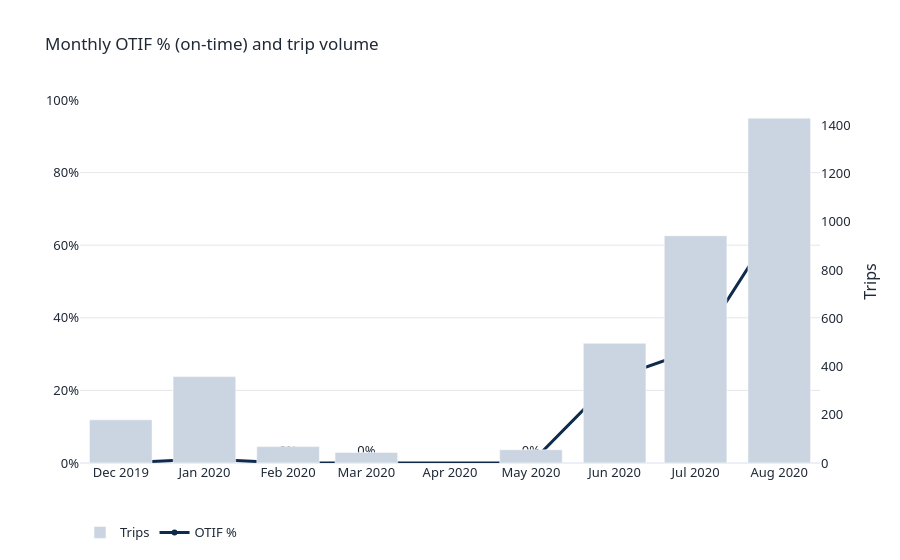

The cell this chart's notebook holds for it:
### Markdown cell above
## Part V: Q1, OTIF Health & Trend

### Code cell
m = (period.groupby("BookingMonth").agg(Trips=("BookingID", "count"), OTIF=("IsOnTime", "mean"),
                                         MedianKm=("DistanceKm", "median"), Feasible=("SLAFeasible", "mean"),
                                         TopCustomer=("Customer", lambda s: s.value_counts().index[0])).reset_index())
m.to_csv(OUTPUTS / "monthly_otif.csv", index=False)
fig = go.Figure()
fig.add_bar(x=m.BookingMonth, y=m.Trips, name="Trips", marker_color="#CBD5E1", yaxis="y2")
fig.add_scatter(x=m.BookingMonth, y=m.OTIF, name="OTIF %", mode="lines+markers+text", text=[f"{v:.0%}" for v in m.OTIF],
                textposition="top center", line=dict(color=NAVY, width=3))
fig.update_layout(title="Monthly OTIF % (on-time) and trip volume", yaxis=dict(tickformat=".0%", range=[0, 1]),
                  yaxis2=dict(overlaying="y", side="right", showgrid=False, title="Trips"), legend=dict(orientation="h", y=-0.15))
fig.show()
m

### Figure 1 — Plotly figure (JSON) as saved in the notebook; plotly's stock layout.template omitted (floating-point values rounded to 4 significant figures)
{"data": [{"marker": {"color": "#CBD5E1"}, "name": "Trips", "type": "bar", "x": ["2019-12-01T00:00:00.000000", "2020-01-01T00:00:00.000000", "2020-02-01T00:00:00.000000", "2020-03-01T00:00:00.000000", "2020-05-01T00:00:00.000000", "2020-06-01T00:00:00.000000", "2020-07-01T00:00:00.000000", "2020-08-01T00:00:00.000000"], "y": [179, 358, 68, 44, 55, 496, 942, 1429], "yaxis": "y2"}, {"line": {"color": "#0F2A4A", "width": 3}, "mode": "lines+markers+text", "name": "OTIF %", "text": ["0%", "1%", "0%", "0%", "0%", "23%", "31%", "67%"], "textposition": "top center", "type": "scatter", "x": ["2019-12-01T00:00:00.000000", "2020-01-01T00:00:00.000000", "2020-02-01T00:00:00.000000", "2020-03-01T00:00:00.000000", "2020-05-01T00:00:00.000000", "2020-06-01T00:00:00.000000", "2020-07-01T00:00:00.000000", "2020-08-01T00:00:00.000000"], "y": [0.0, 0.01117, 0.0, 0.0, 0.0, 0.2339, 0.3121, 0.6718]}], "layout": {"legend": {"orientation": "h", "y": -0.15}, "title": {"text": "Monthly OTIF % (on-time) and trip volume"}, "yaxis": {"range": [0, 1], "tickformat": ".0%"}, "yaxis2": {"overlaying": "y", "showgrid": false, "side": "right", "title": {"text": "Trips"}}}}
